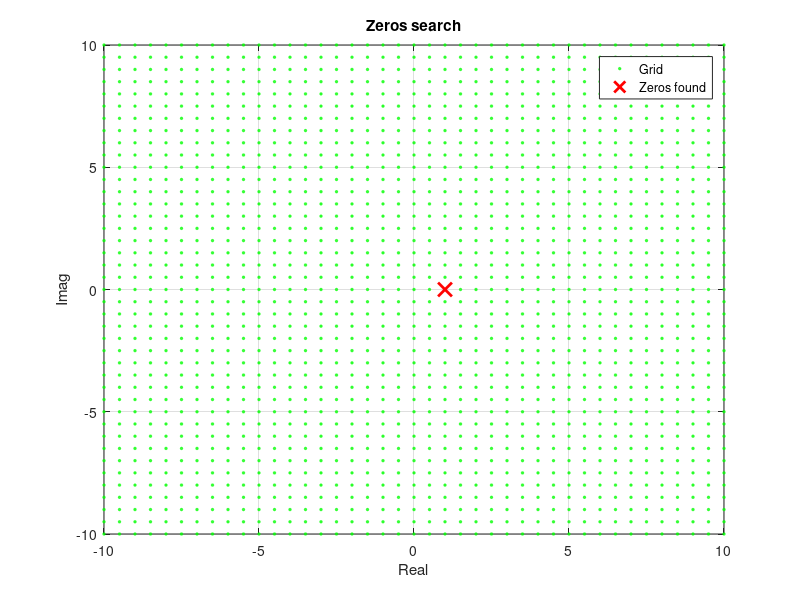

Write MATLAB code to recreate this figure.
clear
clc
close all

%% 2.1.2 System zeros II
% System definition
s = tf('s');
G = 1/((s+1)*(s+2)*(s-1)) * ...
    [(s-1)*(s+2), 0, (s-1)^2;
    -(s+1)*(s+2), (s-1)*(s+1), (s-1)*(s+1)];

sys = ss(G); % This system is not minimal realization
A = sys.A;
B = sys.B;
C = sys.C;
D = sys.D;

[n, m] = size(B);

%% Define a search grid
% Select an outer box for the grid and a step size
real_min = -10; real_max = 10;
imag_min = -10; imag_max = 10;
step = 0.5; % Grid step

[Re, Im] = meshgrid(real_min:step:real_max, imag_min:step:imag_max);
S_grid = Re + 1i * Im;

fprintf('Checking %d points on the grid...\n', numel(S_grid));

%% Search inside the grid
threshold = 1e-5; % Below this value, the singular value is considered 0
candidates = [];

for k = 1:numel(S_grid)
    s = S_grid(k);
    
    % Rosenbrock Matrix
    P = [ (s*eye(n) - A), -B; C, D ];
    
    % Find the minimum singular value
    min_sv = min(svd(P));
    
    if min_sv < threshold
        candidates = [candidates; s];
    end
end

if isempty(candidates)
    error('No Singular Values in the grid below the threshold');
end

fprintf('%d zeros found.\n', length(candidates));


%% Directions and final print
disp('Final Results:');
fprintf('------------------------------------------------\n');


for i = 1:length(candidates)
    s_val = candidates(i);
    
    % Compute again the SVD to find the directions
    P = [(s_val*eye(n) - A), -B; C, D];
    [~, S, V] = svd(P); % We are only interested in the direction

    singular_vals = diag(S);
    r = sum(singular_vals > threshold);
    k = size(P, 2) - r;
    
    if k == 0
        disp('Warning: z0 does not appear to be a transmission zero.');
        X0_basis = []; U0_basis = [];
        return;
    end
    
    null_vec = V(:, end-k+1 : end);

    % Split the vector
    x0 = null_vec(1:n, :);
    u0 = null_vec(n+1:end, :);
    
    fprintf('Zero #%d: s = %.5f + %.5fi\n', i, real(s_val), imag(s_val));
    fprintf('x0:\n');
    disp(x0);
    fprintf('u0:\n');
    disp(u0);
    fprintf('------------------------------------------------\n');
end

% Final printing of the results
figure;
plot(real(S_grid(:)), imag(S_grid(:)), 'og','LineWidth', 1, 'MarkerSize', 1.5); hold on; % Grid
plot(real(candidates), imag(candidates), 'xr', 'LineWidth', 2, 'MarkerSize', 10); % Final zeros
legend('Grid', 'Zeros found');
grid on; title('Zeros search');
xlabel('Real'); ylabel('Imag');
